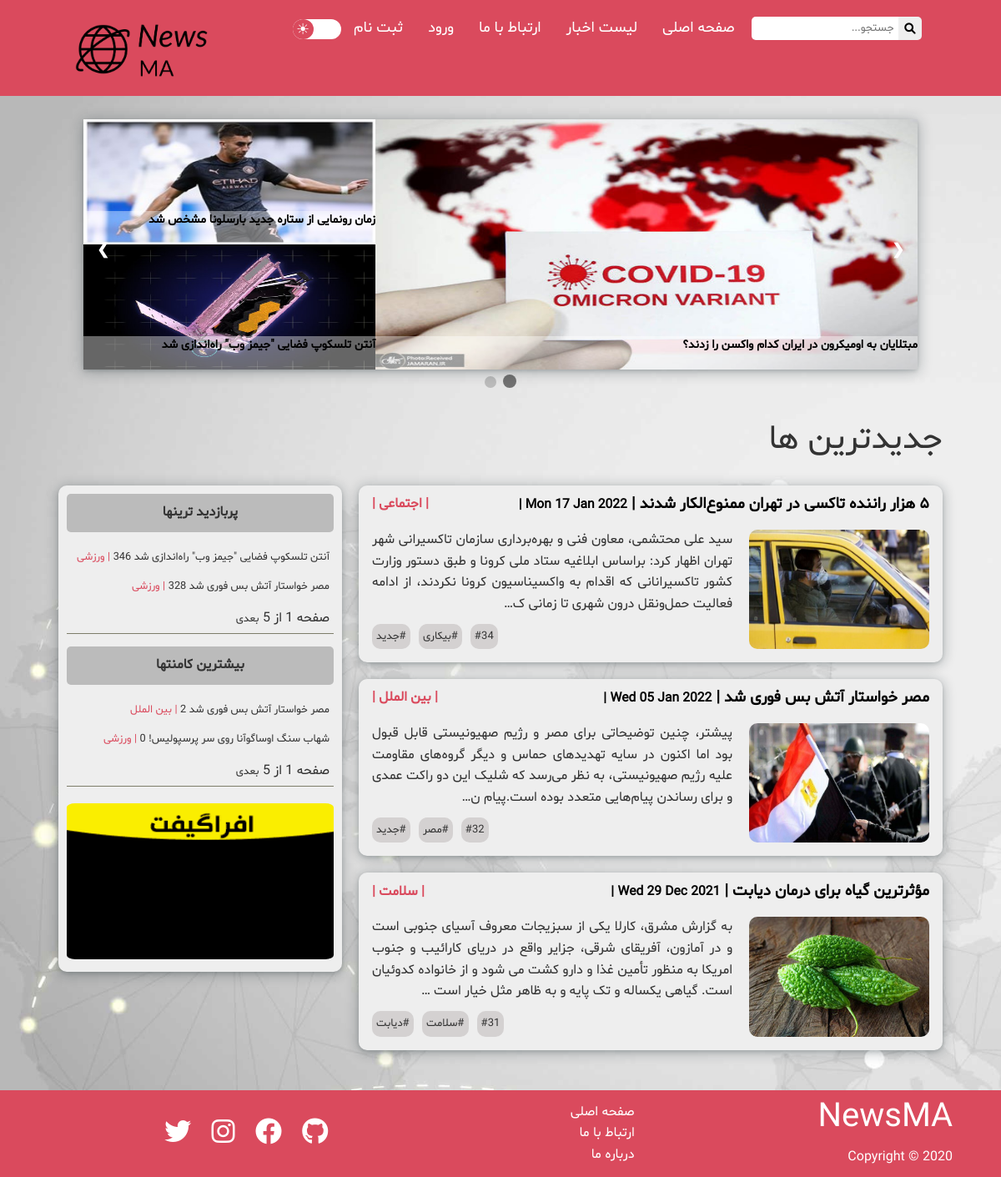
The page / on the database its author committed.
### weblog/models.py (models this page shows, shortened)
class Post(models.Model):
    title = models.CharField(max_length=60)
    image = models.ImageField(upload_to="posts-images", null=True)
    date = models.DateField(default=now())
    visitors = models.PositiveIntegerField(default=0)
    body = RichTextField(blank=True, null=True)
    author = models.ForeignKey(
        User, on_delete=models.CASCADE, null=True)
    tags = models.ManyToManyField(Tag)
    category = models.ForeignKey(Category, on_delete=models.CASCADE, null=True)
    promote = models.BooleanField(default=False, null=True)
    def true_comment_count(self):
        return Comment.objects.filter(post_id=self.id, status=True).count()

class Category(models.Model):
    name = models.CharField(max_length=20)
    def __str__(self):
        return self.name

class Tag(models.Model):
    caption = models.CharField(max_length=20)

### weblog/views.py (the view)
# urls.py: 2. Add a URL to urlpatterns:  path('', Home.as_view(), name='home')
def Home(request):
    posts = Post.objects.all().order_by('-id')[:3]
    paginator_2 = Paginator(Post.objects.all().order_by("-visitors"), 2)
    page_number_2 = request.GET.get('page2')
    most_view = paginator_2.get_page(page_number_2)
    paginator_3 = Paginator(Post.objects.all().annotate(
        num_comments=Count('comments')).order_by('-num_comments'), 2)
    page_number_3 = request.GET.get('page3')
    most_comment = paginator_3.get_page(page_number_3)
    last_six_slider = Post.objects.filter(promote=True)[:6]
    remaining_slider = Post.objects.exclude(id__in=[ z.id for z in list(last_six_slider) ]).order_by("-visitors")[:6-last_six_slider.count()]
    slider = list(chain(last_six_slider, remaining_slider))
    return render(request, "weblog/index.html", {
        "posts": posts,
        "most_view": most_view,
        "most_comment": most_comment,
        "slider": slider,
    })

### weblog/templates/weblog/index.html (shortened to what this page needs)
{% extends 'base.html' %}
{% load static %}
{% block content %}
<div class="body" id="body-height">
    <div class="slideshow-container">
        <div id="1" class="mySlides">
            <a href="more.html">
                <img class="img one" src="{{ slider.0.image.url }}">
                <div class="text firstPic">
                    <h6>
                        {{ slider.0.title }}
                    </h6>
                </div>
            </a>
            <a href="more.html">
                <img class="img two" src="{{ slider.1.image.url }}">
                <div class="text mainPic">
                    <h6>
                        {{ slider.1.title }}
                    </h6>
                </div>
            </a>
            <a href="more.html">
                <img class="img three" src="{{ slider.2.image.url }}">
                <div class="text secondPic">
                    <h6>
                        {{ slider.2.title }}
                    </h6>
                </div>
            </a>
        </div>
        <a class="prev" onclick="plusSlides(0)">&#10095;</a>
        <a class="next" onclick="plusSlides(-2)">&#10094;</a>
    </div>
    <br>
    <div style="text-align:center">
        <span class="dot" onclick="currentSlide(1)"></span>
        <span class="dot" onclick="currentSlide(2)"></span>
    </div>
    <div class="container grid">
        <h2>جدیدترین ها</h2>
        {% for post in posts %}
            <div class="article grid more_side_right">
                <div class="article-head flex">
                    <h3><a href="{% url 'article-detail' post.pk %}">{{ post.title }} | <small>{{ post.date|date:"D d M Y" }} |</small></a></h3>
                    <h4><a href="{% url 'all-posts' %}?q={{post.category}}">| {{ post.category }} |</a></h4>
                </div>
                <img src="{{ post.image.url }}" alt="">
                {% autoescape off %}
                {{ post.body|truncatechars:240|safe }}
                {% endautoescape %}
                    <br>
                    <span class="tag">
                        {% for tag in post.tags.all %}
                            <span>#{{ tag.caption }}</span>
                        {% endfor %}
                        <span>#{{post.id}}</span>
                    </span>
            </div>
            {% endfor %}
            <div class="sidebar">
                <div class="grid" id="more_side_left">
                    <h4>پربازدید ترینها</h4>
                    <div class="suggestions">
                        <div class="flex">
                            {% for item in most_view %}
                            <div class="suggestions-head">
                                <a href="{% url 'article-detail' item.pk %}">{{ item.title }} {{item.visitors}} <span>| ورزشی </span></a>
                            </div>
                            {% endfor %}
                            <div class="pagination">
                            <span class="page-current">
                                صفحه {{ most_view.number }} از {{ most_view.paginator.num_pages }}
                            </span>
                        {% if most_view.has_next %}
                            <a href="/?page2={{ most_view.next_page_number }}&page3={{ most_comment.number }}">بعدی</a>
                        {% endif %}
                            </div>
                        </div>
                    </div>
                    <h4>بیشترین کامنتها</h4>
                    <div class="suggestions">
                        <div class="flex">
                            {% for item in most_comment %}
                            <div class="suggestions-head">
                                <a href="{% url 'article-detail' item.pk %}">{{ item.title }} {{item.true_comment_count}} <span>| {{ item.category }} </span></a>
                            </div>
                            {% endfor %}
                            <div class="pagination">
                            <span class="page-current">
                                صفحه {{ most_comment.number }} از {{ most_comment.paginator.num_pages }}
                            </span>
                        {% if most_comment.has_next %}
                            <a href="/?page3={{ most_comment.next_page_number }}&page2={{ most_view.number }}">بعدی</a>
                        {% endif %}
                            </div>
                        </div>
                    </div>
                    <div class="slideShow_ads" style="position: sticky;">
                        <div class="iframe">
                            <a href="#">
                                <div class="adsSlides adsFade">
                                    <img src="{% static 'images/gif1.gif' %}" alt="">
                                </div>
                            </a>
                        </div>
                    </div>
                </div>
            </div>
    </div>
</div>
{% endblock content %}

### templates/base.html (shortened to what this page needs)
{% load static %}
<html lang="fa" dir="rtl">
<head>
    <link rel="stylesheet" href="https://cdnjs.cloudflare.com/ajax/libs/font-awesome/6.0.0-beta2/css/all.min.css"
 />
    <link rel="stylesheet" href="{% static 'css/style.css' %}">
    <link id="dark" media="none" rel="stylesheet" href="{% static 'css/dark.css' %}">
    <link rel="stylesheet" href="{% static 'css/light.css' %}" id="light">
    <link rel="stylesheet" href="{% static 'css/slideShow.css' %}">
    <link rel="stylesheet" href="{% static 'css/utilities.css' %}">
    <link rel="stylesheet" href="{% static 'css/ex.css' %}">
    <link rel="stylesheet" href="{% static 'css/overlay!mobile.css' %}">
    <link rel="stylesheet" href="{% static 'css/add_comment.css' %}">
    <link rel="stylesheet" href="{% static 'css/add_post.css' %}">
    <link rel="stylesheet" href="{% static 'css/check_comment.css' %}">
</head>
  <body>
    {% block navbar %}
    <div class="navbar">
      <div class="container flex">
          <nav>
              <ul>
                  <li class="hide_in_mobile" id="search">
                      <div class="search-container">
                          <form method="GET" action="{% url 'all-posts' %}">
                              <button type="submit"><i class="fa fa-search"></i></button>
                              <input type="text" placeholder="جستجو..." name="q" value="{{ request.GET.q }}">
                          </form>
                      </div>
                  </li>
                  <li class="hide_in_mobile"><a href="{% url 'home' %}">صفحه اصلی</a></li>
                  <li class="hide_in_mobile"><a href="{% url 'all-posts' %}">لیست اخبار</a></li>
                  <li class="hide_in_mobile"><a href="{% url 'about' %}">ارتباط با ما</a></li>
                  {% if user.is_authenticated %}
                  <li class="hide_in_mobile"><a href="{% url 'logout' %}">خروج</a></li>
                  <li style="margin-left:100px" id="night-light" class="hide_in_mobile">
                    <div onclick="dark_light()" class="night-light-div">
                        <div class="www">
                            <span class="moon" id="dark-light-toggle">&#9728;</span>
                        </div>
                    </div>
                </li>
                  <li class="hide_in_mobile"><a href="{% url 'profile' user.id %}">مشاهده حساب کاربری | <small>{{ user.first_name }} {{ user.last_name }}</small></a><a href="{% url 'add-post' %}">افزودن پست</a></li>
                  {% else %}
                  <li class="hide_in_mobile"><a href="{% url 'login' %}">ورود</a></li>
                  <li class="hide_in_mobile"><a href="{% url 'register' %}">ثبت نام</a></li>
                  <li id="night-light" class="hide_in_mobile">
                    <div onclick="dark_light()" class="night-light-div">
                        <div class="www">
                            <span class="moon" id="dark-light-toggle">&#9728;</span>
                        </div>
                    </div>
                </li>
                  {% endif %}
              </ul>
          </nav>
          <h1 class="logo"><img src="{% static 'images/News-logos_black14.png' %}" alt=""></h1>
      </div>
  </div>
  {% endblock navbar %}
    {% block content %}{% endblock content %}
    {% block footer %}
    <footer class="footer bg-dark">
      <div class="container grid grid-3">
          <div class="footer-nav">
              <h1>NewsMA</h1>
              <p>Copyright &copy; 2020</p>
          </div>
          <div class="nav">
              <nav>
                  <ul>
                      <li><a href="index.html">صفحه اصلی</a></li>
                      <li><a href="contact.html">ارتباط با ما</a></li>
                      <li><a href="contact.html">درباره ما</a></li>
                  </ul>
              </nav>
          </div>
          <div class="social">
              <a href="#"><i class="fab fa-github fa-2x"></i></a>
              <a href="#"><i class="fab fa-facebook fa-2x"></i></a>
              <a href="#"><i class="fab fa-instagram fa-2x"></i></a>
              <a href="#"><i class="fab fa-twitter fa-2x"></i></a>
          </div>
      </div>
  </footer>
  {% endblock footer %}
  </body>
</html>

### static/css/style.css (style rules this page uses)
* { box-sizing: border-box; padding: 0; margin: 0; font-family: Tanha; }
body { background-color: #333; color: #333; line-height: 1.6; background-attachment: fixed; background-repeat: no-repeat; background-size: cover; }
ul { list-style-type: none; }
a { text-decoration: none; color: #333; }
h1, h2 { font-weight: 300; line-height: 1.2; margin: 10px 0; font-size: 40px; }
p { margin: 10px 0; }
img { width: 100%; height: 100%; border-radius: 10px; }
.slideshow-container img { border-radius: 0; }
.text h6 { font-size: 14px; }
.navbar form { display: flex; flex-direction: row; justify-content: space-between; align-content: center; margin-block-end: 0; column-gap: 0; margin: 0 5px; }
.night-light-div { cursor: pointer; width: 58px; height: 24px; border-radius: 20px; margin-top: 3px; transition: background-color 0.2s ease-in-out; }
.www { text-align: center; transition: left 0.3s ease-in-out, box-shadow 0.2s ease-in; position: relative; left: -31.5px; margin-top: -2px; height: 24px; width: 25px; background-color: var(--primary-color); border-radius: 50%; }
.moon { font-size: large; transition: opacity 0.3s ease-in-out; position: relative; opacity: 1; color: #ffffff; }
.search-container input { border: none; padding: 5px; border-top-left-radius: 5px; border-bottom-left-radius: 5px; }
.search-container button { margin-top: auto; padding: 7.5px; border: none; border-top-right-radius: 5px; border-bottom-right-radius: 5px; bottom: 0; transition: all 1250ms cubic-bezier(0.19, 1, 0.22, 1); }
.navbar { transition: 0.5s; background-color: var(--primary-color); color: #fff; height: 115px; animation-name: animatingNavBar; animation-duration: 1s; -webkit-animation-name: animatingNavBar; -webkit-animation-duration: 1s; -moz-animation-name: animatingNavBar; -moz-animation-duration: 1s; -o-animation-name: animatingNavBar; -o-animation-duration: 1s; }
.navbar ul { display: flex; justify-content: space-between; flex-wrap: wrap; }
.navbar nav { margin: 10px 0; }
.navbar li { height: auto; margin-top: 10px; margin-bottom: 10px; }
.navbar img { height: 110px; align-self: center; }
.logo { min-width: 140px; }
.navbar h1 { align-self: center; }
.navbar .flex { justify-content: space-between; align-items: flex-start; overflow: hidden; }
.body { margin: 0.5rem 0; }
.body .container { padding: 20px; scrollbar-width: none; }
.body .grid { grid-template-columns: repeat(3, 1fr); align-items: flex-start; height: auto; max-height: 135vh; }
.body .container .grid { border-radius: 10px; padding: 0.5rem 1rem 1rem 1rem; grid-template-columns: 1fr 2fr; grid-column: 1/3; align-items: flex-start; overflow: visible; grid-gap: 15px; column-gap: 20px; }
.body .container .article-head h3 { transition: all 0.1s ease; }
.body .container .article .flex { justify-content: space-between; }
.body .container .grid p { margin: 0; text-align: justify; overflow-wrap: anywhere; }
.body .tag { display: flex; flex-direction: row-reverse; gap: 10px; }
.article-head { grid-column: 1/3; }
.article-head h4 a { color: var(--primary-color); white-space: nowrap; }
.body .container .sidebar { grid-row: 2/6; grid-column: 3/4; width: 100%; height: 100%; }
.body .container .sidebar .grid { border: none; grid-template-columns: 1fr; padding: 0; padding: 10px; }
.sidebar .suggestions { padding: 5px; height: 100%; border-bottom: 1px solid #7d7d6a; max-height: 40vh; overflow: auto; }
.body .sidebar .flex { flex-direction: column; align-items: flex-start; justify-content: flex-start; gap: 15px; }
.sidebar h4 { border-radius: 5px; align-self: center; text-align: center; padding: 10px 0; width: 100%; height: auto; position: relative; }
.sidebar .suggestions a span { color: var(--primary-color); }
.sidebar .suggestions .flex a { font-size: 0.8rem; }
.iframe img { height: 197px; width: 100%; padding: 5px 0; }
.footer { position: relative; animation-name: animatingFooter; animation-duration: 1s; -webkit-animation-name: animatingFooter; -webkit-animation-duration: 1s; -moz-animation-name: animatingFooter; -moz-animation-duration: 1s; -o-animation-name: animatingFooter; -o-animation-duration: 1s; padding: 0; }
.footer .nav ul { margin-right: 1rem; }
.footer .nav a { white-space: nowrap; }
.footer .grid { height: auto; gap: 0 20px; padding: 0; }
.footer .social a { margin: 0 10px; flex-wrap: wrap; }
.footer-nav { margin-right: 0.5rem; }

### static/css/ex.css (style rules this page uses)
.adsSlides { display: none; }
.iframe a { position: relative; margin: auto; }

### rows shown on the page
Post: image (picture), title "زمان رونمایی از ستاره جدید بارسلونا مشخص شد"
Post: image (picture), title "مبتلایان به اومیکرون در ایران کدام واکسن را زدند؟"
Post: image (picture), title "آنتن تلسکوپ فضایی \"جیمز وب\" راه‌اندازی شد"
Post: title "۵ هزار راننده تاکسی در تهران ممنوع‌الکار شدند", category "اجتماعی", image (picture), body "سید علی محتشمی، معاون فنی و بهره‌برداری سازمان تاکسیرانی شهر تهران اظهار کرد: براساس ابلاغیه ستاد ملی کرونا و طبق دستور وزارت کشور تاکسیرانانی که اقدام به واکسیناسیون کرونا نکردند، از ادامه فعالیت حمل‌ونقل درون شهری تا زمانی ک…", id "34"
Tag: caption "جدید"
Tag: caption "بیکاری"
Post: title "مصر خواستار آتش بس فوری شد", category "بین الملل", image (picture), body "پیشتر، چنین توضیحاتی برای مصر و رژیم صهیونیستی قابل قبول بود اما اکنون در سایه تهدیدهای حماس و دیگر گروه‌های مقاومت علیه رژیم صهیونیستی، به نظر می‌رسد که شلیک این دو راکت عمدی و برای رساندن پیام‌هایی متعدد بوده است.پیام ن…", id "32", true_comment_count "2"
Tag: caption "مصر"
Post: title "مؤثرترین گیاه برای درمان دیابت", category "سلامت", image (picture), body "به گزارش مشرق، کارلا یکی از سبزیجات معروف آسیای جنوبی است و در آمازون، آفریقای شرقی، جزایر واقع در دریای کارائیب و جنوب امریکا به منظور تأمین غذا و دارو کشت می شود و از خانواده کدوئیان است. گیاهی یکساله و تک پایه و به ظاهر مثل خیار است …", id "31"
Tag: caption "دیابت"
Tag: caption "سلامت"
Post: title "شهاب سنگ اوساگوآنا روی سر پرسپولیس!", category "ورزشی"
